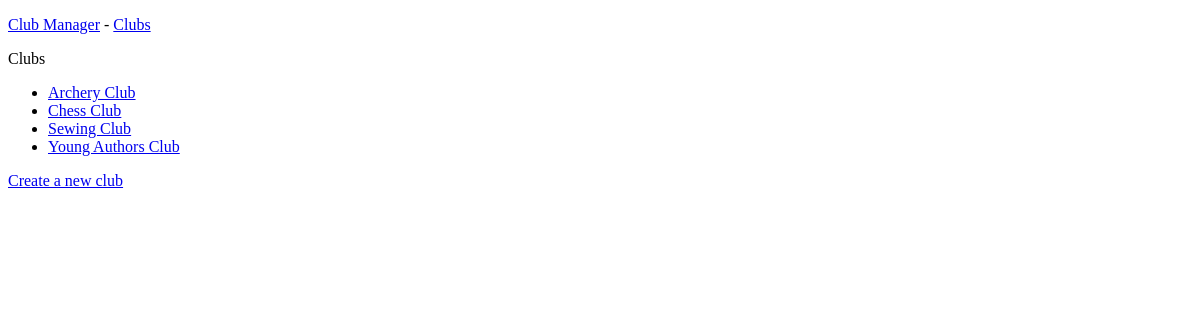
Before: /club_manager/clubs/ with the older database file.
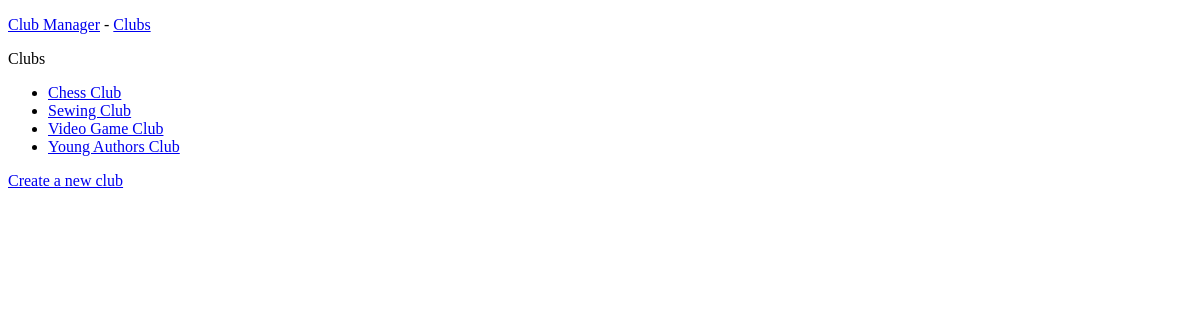
After: the same page with the newer database file.
### club_manager/models.py (models this page shows)
class Club(models.Model):
    club_name = models.CharField(max_length=100)
    club_type = models.CharField(max_length=50, default="Chess")
    def __str__(self):
        return self.club_name

### club_manager/views.py (the view)
# urls.py: path('clubs/', views.clubs, name='clubs'),
def clubs(request):
    clubs = Club.objects.order_by('club_name')
    context = {'clubs': clubs}
    return render(request, 'club_manager/clubs.html', context)

### club_manager/templates/club_manager/clubs.html (shortened to what this page needs)
{% extends "club_manager/base.html" %}
    {% block content %}
        <p>Clubs</p>
            <ul>
              {% for club in clubs %}
                <li>
                    <a href="{% url 'club_manager:club' club.id %}">{{ club }}</a>
                </li>
                {% empty %}
                  <li>No clubs have been added yet.</li>
              {% endfor %}
            </ul>
        <a href="{% url 'club_manager:new_club' %}">Create a new club</a>
    {% endblock content %}

### club_manager/templates/club_manager/base.html (shortened to what this page needs)
<!DOCTYPE html>
<html lang="en">
<head>
</head>
<body>
    <p>
    <a href="{% url 'club_manager:index' %}">Club Manager</a> -
    <a href="{% url 'club_manager:clubs' %}">Clubs</a>
    </p>
    {% block content %}{% endblock content %}
</body>
</html>

Changed rows visible on the page:
changed Club: club_name "Archery Club" → "Video Game Club"; moves down the list
